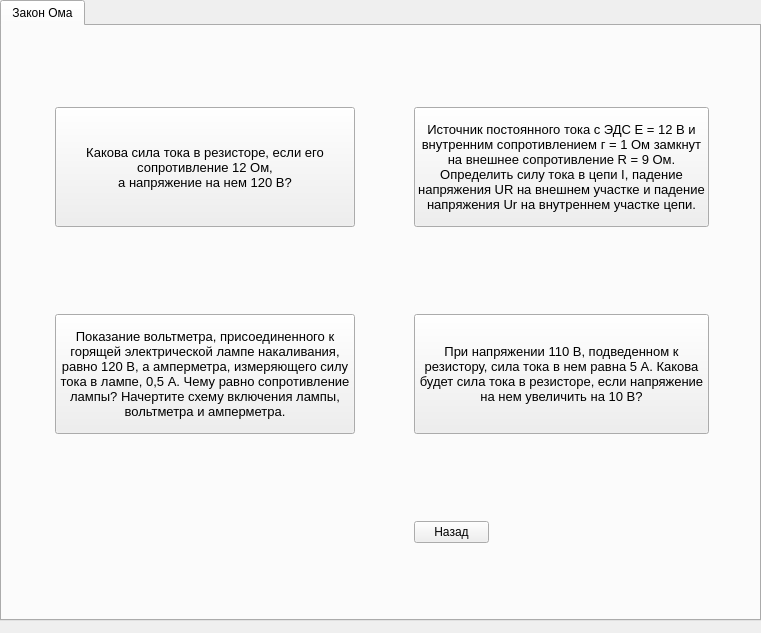
<?xml version="1.0" encoding="UTF-8"?>
<ui version="4.0">
 <class>MainWindow_F_F_El</class>
 <widget class="QMainWindow" name="MainWindow_F_F_El">
  <property name="geometry">
   <rect>
    <x>0</x>
    <y>0</y>
    <width>761</width>
    <height>633</height>
   </rect>
  </property>
  <property name="windowTitle">
   <string>MainWindow</string>
  </property>
  <widget class="QWidget" name="centralwidget">
   <widget class="QTabWidget" name="tabWidget">
    <property name="geometry">
     <rect>
      <x>0</x>
      <y>0</y>
      <width>761</width>
      <height>621</height>
     </rect>
    </property>
    <property name="currentIndex">
     <number>0</number>
    </property>
    <widget class="QWidget" name="tab">
     <attribute name="title">
      <string>Закон Ома</string>
     </attribute>
     <widget class="QWidget" name="gridLayoutWidget">
      <property name="geometry">
       <rect>
        <x>0</x>
        <y>0</y>
        <width>761</width>
        <height>601</height>
       </rect>
      </property>
      <layout class="QGridLayout" name="gridLayout">
       <item row="1" column="0">
        <widget class="QPushButton" name="pushButton">
         <property name="maximumSize">
          <size>
           <width>300</width>
           <height>120</height>
          </size>
         </property>
         <property name="font">
          <font>
           <pointsize>10</pointsize>
          </font>
         </property>
         <property name="text">
          <string>Показание вольтметра, присоединенного к 
горящей электрической лампе накаливания, 
равно 120 В, а амперметра, измеряющего силу 
тока в лампе, 0,5 А. Чему равно сопротивление 
лампы? Начертите схему включения лампы, 
вольтметра и амперметра.</string>
         </property>
        </widget>
       </item>
       <item row="0" column="0">
        <widget class="QPushButton" name="pushButton_2">
         <property name="maximumSize">
          <size>
           <width>300</width>
           <height>120</height>
          </size>
         </property>
         <property name="font">
          <font>
           <pointsize>10</pointsize>
           <weight>50</weight>
           <bold>false</bold>
           <stylestrategy>PreferAntialias</stylestrategy>
          </font>
         </property>
         <property name="mouseTracking">
          <bool>false</bool>
         </property>
         <property name="contextMenuPolicy">
          <enum>Qt::ActionsContextMenu</enum>
         </property>
         <property name="text">
          <string>Какова сила тока в резисторе, если его 
сопротивление 12 Ом, 
а напряжение на нем 120 В?</string>
         </property>
         <property name="iconSize">
          <size>
           <width>2</width>
           <height>2</height>
          </size>
         </property>
         <property name="autoRepeatDelay">
          <number>50</number>
         </property>
         <property name="autoRepeatInterval">
          <number>25</number>
         </property>
        </widget>
       </item>
       <item row="1" column="1">
        <widget class="QPushButton" name="pushButton_4">
         <property name="maximumSize">
          <size>
           <width>300</width>
           <height>120</height>
          </size>
         </property>
         <property name="font">
          <font>
           <pointsize>10</pointsize>
          </font>
         </property>
         <property name="text">
          <string>При напряжении 110 В, подведенном к 
резистору, сила тока в нем равна 5 А. Какова 
будет сила тока в резисторе, если напряжение 
на нем увеличить на 10 В?</string>
         </property>
        </widget>
       </item>
       <item row="0" column="1">
        <widget class="QPushButton" name="pushButton_3">
         <property name="maximumSize">
          <size>
           <width>300</width>
           <height>120</height>
          </size>
         </property>
         <property name="font">
          <font>
           <pointsize>10</pointsize>
          </font>
         </property>
         <property name="text">
          <string>Источник постоянного тока с ЭДС E = 12 В и 
внутренним сопротивлением г = 1 Ом замкнут 
на внешнее сопротивление R = 9 Ом. 
Определить силу тока в цепи I, падение 
напряжения UR на внешнем участке и падение 
напряжения Ur на внутреннем участке цепи.</string>
         </property>
        </widget>
       </item>
       <item row="2" column="1">
        <widget class="QPushButton" name="pushButton_9">
         <property name="maximumSize">
          <size>
           <width>75</width>
           <height>16777215</height>
          </size>
         </property>
         <property name="text">
          <string>Назад</string>
         </property>
        </widget>
       </item>
      </layout>
     </widget>
    </widget>
   </widget>
  </widget>
 </widget>
 <resources/>
 <connections/>
</ui>
